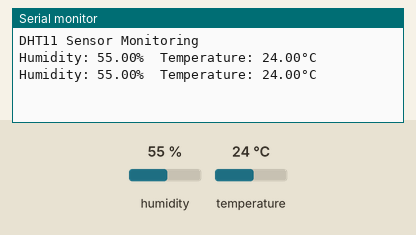
This sketch was run on a simulated Arduino Uno, built with avr-gcc and run on an emulated ATmega328P. Parts: the last lines printed to the serial monitor. The test bench sets the inputs (shaded band); at power-on: humidity 55 %, temperature 24 °C.

Above: at 2.8 s.
2.9 s: humidity set to 22 %
At 5.0 s:
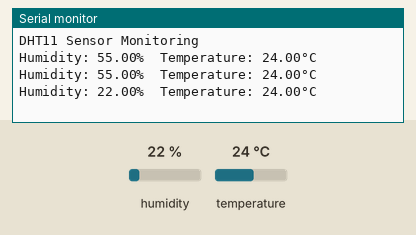
5.6 s: temperature set to 12 °C
At 7.5 s:
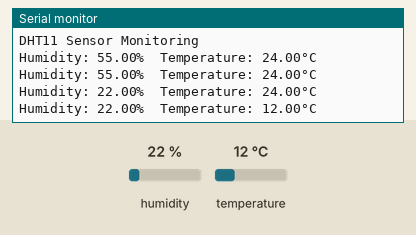
8.3 s: humidity set to 40 %
At 11.1 s:
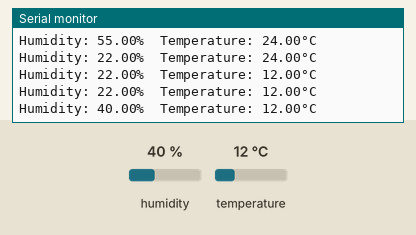
Timing chart, 0 to 12.6 s (numbered marks = the images above; inputs shaded):
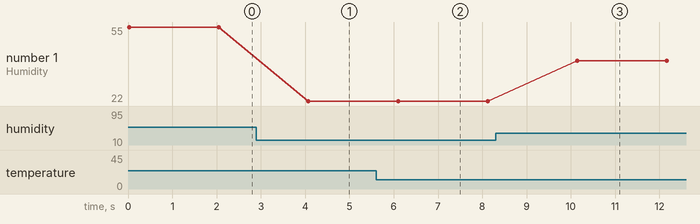

Measured:
- after the input at 2.9 s, the serial monitor: prints a new line after 1.2 s (image 1)
- after the input at 5.6 s, the serial monitor: prints a new line after 0.50 s (image 2)
- after the input at 8.3 s, the serial monitor: prints a new line after 1.8 s (image 3)
- plotted number 1: 55 → 22 after the input at 2.9 s, 22 → 40 after the input at 8.3 s

The sketch:

Sensor_Suhu_praktikum1.ino
```cpp
/*/////////////////////////////////////////////////////
\\\      PROGRAM STUDI TEKNOLOGI INFORMASI         ///
 \\\         FAKULTAS SAINS DAN TEKNOLOGI         ///
  \\\    UNIVERSITAS ISLAM NEGERI WALISONGO      ///
   \\\///////////////////////////////////////////*/
//       MONITORING SUHU DAN KELEMBABAN         //
//////////////////////////////////////////////////
//              Anggota Kelompok:               //
//   1. Adam Achsanul Munzali 2208096055        //
//   2. Muhammad Ilham D. P 2208096065          //
//   3. Muhammad Azhar A. 2208096076            //
//////////////////////////////////////////////////

// Mengimpor library DHT untuk membaca sensor DHT11
#include "DHT.h"

// Mendefinisikan pin data sensor DHT11 terhubung ke pin GPIO 21
#define DHTPIN 21

// Menentukan tipe sensor yang digunakan (DHT11)
#define DHTTYPE DHT11

// Membuat objek dht dari class DHT dengan pin dan tipe sensor
DHT dht(DHTPIN, DHTTYPE);

void setup() {
  // Memulai komunikasi serial dengan kecepatan 115200 bps
  Serial.begin(115200);

  // Menampilkan pesan awal di Serial Monitor
  Serial.println("DHT11 Sensor Monitoring");

  // Menginisialisasi sensor DHT11
  dht.begin();
}

void loop() {
  // Membaca kelembapan dari sensor
  float h = dht.readHumidity();

  // Membaca suhu dalam derajat Celsius dari sensor
  float t = dht.readTemperature();

  // Mengecek apakah pembacaan gagal (hasilnya NaN / Not a Number)
  if (isnan(h) || isnan(t)) {
    Serial.println("Gagal membaca dari sensor DHT11!");
    return; // Keluar dari loop saat ini dan ulangi lagi nanti
  }

  // Menampilkan kelembapan dan suhu ke Serial Monitor
  Serial.print("Humidity: ");
  Serial.print(h);
  Serial.print("%  Temperature: ");
  Serial.print(t);
  Serial.println("°C");

  // Menunggu 2 detik sebelum melakukan pembacaan ulang
  delay(2000);
}
```
